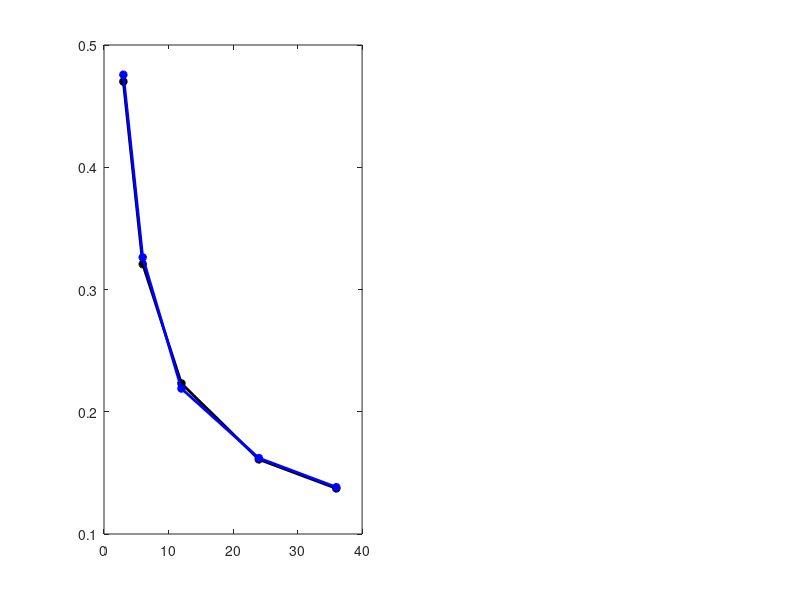

Recreate this plot in MATLAB. (Note: this script raises an error after producing the figure.)

clear;
err1=[0.4701,0.3208,0.2232,0.1610,0.1373;
    0.4757,0.3263, 0.2190,0.1621,0.1383];
err2=[ 0.4663,0.3243,0.2302,0.1773,0.1486;
    0.4853,0.3378, 0.2314,0.1764,0.1467];
figure();
subplot(1,2,1);
range=[3,6,12,24,36];
plot(range,err1(1,:),'*-k','linewidth',2);hold on;
plot(range,err1(2,:),'*-b','linewidth',2);hold on;
setgca(16);
xlabel('L','fontsize',16);
xlim([3,36]);set(gca,'XTick',range,'fontsize',16);
title('(a) Regime I','FontSize',16)

subplot(1,2,2);
range=[3,6,12,24,36];
plot(range,err2(1,:),'*-k','linewidth',2);hold on;
plot(range,err2(2,:),'*-b','linewidth',2);hold on;
setgca(16);
xlabel('L','fontsize',16);
xlim([3,36]);set(gca,'XTick',range,'fontsize',16);
title('(b) Regime II','FontSize',16)
lgnd=legend('Data-driven LSMs','Data-driven LSMs (K=7)');
set(lgnd,'FontSize',13);

% close all; %layfigsi4.fig
load  data2d_layer1_L6_p2.mat 
time1=find(uexact==max(uexact));
time2temp=find(abs(uexact-max(uexact)/2)<0.2);time2=time2temp(end-1);
time3temp=find(abs(uexact)<0.2);time3=time3temp(end);


range=1:T;
figure();
subplot(2,1,1)
plot(range,uhate(1,:),'k','linewidth',1.5);hold on
plot(range,real(estuhat(1,:)),'b','linewidth',1.5);
load  data2d_layer1_L6_p2_K7
plot(range,real(estuhat(1,:)),'r','linewidth',1.5);hold on
  setgca(16)
  
  plot(time1,real(uexact(time1)),'sk','MarkerSize',5,'linewidth',2);hold on
plot(time2,real(uexact(time2)),'sk','MarkerSize',5,'linewidth',2);hold on
plot(time3,real(uexact(time3)),'sk','MarkerSize',5,'linewidth',2);hold on

title('(a) Regime I','FontSize',16)
% xlabel('T','fontsize',14);
ylabel('u','fontsize',14);set(get(gca,'YLabel'),'Rotation',0)

xlim([200,400])
 load  data2d_layer2_L6_p2.mat 
 time1=find(uexact==max(uexact));
time2temp=find(abs(uexact-max(uexact)/2)<0.2);time2=time2temp(end-1);
time3temp=find(abs(uexact)<0.2);time3=time3temp(end);


subplot(2,1,2)
plot(range,uhate(1,:),'k','linewidth',1.5);hold on
plot(range,real(estuhat(1,:)),'b','linewidth',1.5);hold on

load  data2d_layer2_L6_p2_K7
plot(range,real(estuhat(1,:)),'r','linewidth',1.5);hold on
  plot(time1,real(uexact(time1)),'sk','MarkerSize',5,'linewidth',2);hold on
plot(time2,real(uexact(time2)),'sk','MarkerSize',5,'linewidth',2);hold on
plot(time3,real(uexact(time3)),'sk','MarkerSize',5,'linewidth',2);hold on

  setgca(16)
title('(b) Regime II','FontSize',16)
xlabel('t','fontsize',14);
ylabel('u','fontsize',14);set(get(gca,'YLabel'),'Rotation',0)
lgnd=legend('Truth','Data-driven LSMs','Data-driven LSMs (K=7)');
set(lgnd,'FontSize',13);
xlim([50,300])